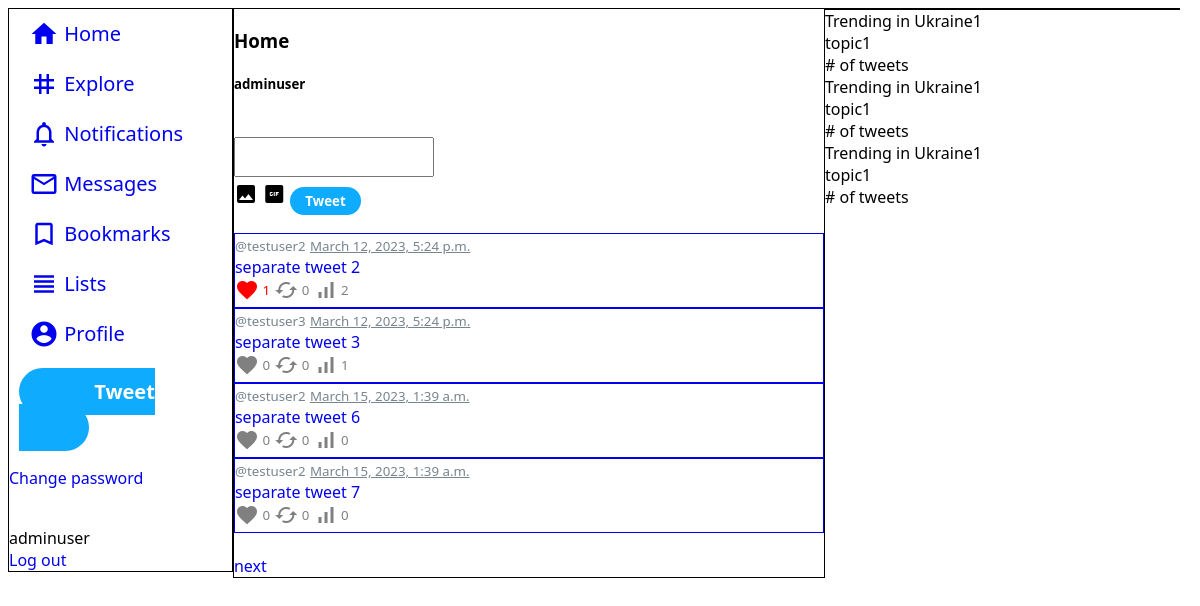
Page /feed/ (signed in) on the earlier database version.
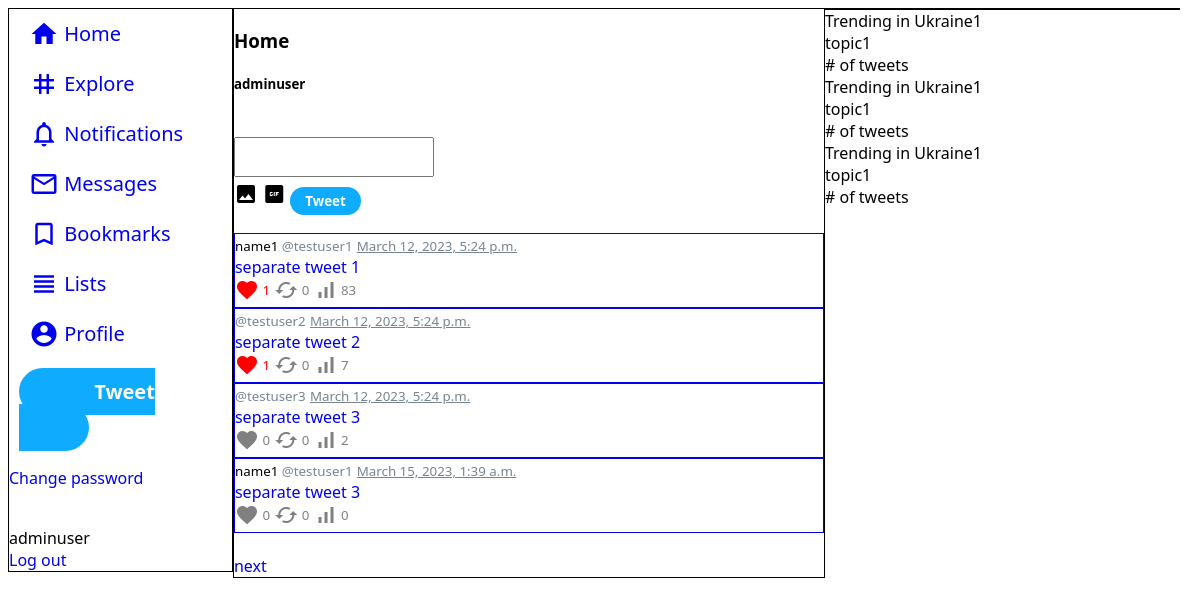
Same page on the later database version.
### twitter/models.py (models this page shows, shortened)
class Tweet(models.Model):
  author = models.ForeignKey(User, on_delete=models.CASCADE)
  text = models.TextField(max_length=280)
  when = models.DateTimeField(auto_now_add=True)  # first created. can edit tweets with twitter blue only
  replied_to = models.ForeignKey('self', on_delete=models.CASCADE, null=True, related_name='replied')
  retweeted_from = models.ForeignKey('self', on_delete=models.CASCADE, null=True, related_name='retweeted')
  pic1 = models.ImageField(upload_to='tweetpics', blank=True)
  pic2 = models.ImageField(upload_to='tweetpics', blank=True)
  pic3 = models.ImageField(upload_to='tweetpics', blank=True)
  pic4 = models.ImageField(upload_to='tweetpics', blank=True)
  likes = models.ManyToManyField(User, symmetrical=False, related_name='tweet_likes')
  retweets = models.ManyToManyField(User, symmetrical=False, related_name='tweet_retweets')
  replies = models.ManyToManyField('self', symmetrical=False, related_name='tweet_replies')
  views = models.IntegerField(default=0)
  is_pinned = models.BooleanField(default=False)

class User(AbstractUser):
  username_validator = UsernameValidator()
  email_validator = EmailValidator()
  url_validator = URLValidator()
  phone_validator = PhoneValidator()
  username = models.CharField(_("username"),
                              max_length=15, unique=True,
                              help_text=_("Required. 15 characters or fewer. Letters, digits and _ only."),
                              validators=[username_validator],
                              error_messages={"unique": _("A user with that username already exists."), }, )
  email = models.EmailField(_('email'),
                            unique=True,
                            error_messages={"unique": _("A user with that email already exists."), },
                            validators=[email_validator], )
  phone = models.CharField(_("phone"),
                           max_length=20, unique=True, blank=True, null=True,
                           help_text=_("Full phone number with country code"),
                           validators=[username_validator],
                           error_messages={"unique": _("A user with that phone number already exists."), }, )
  name = models.CharField(max_length=50)
  link = models.CharField(max_length=50, blank=True, validators=[url_validator])
  userpic = models.ImageField(default='default.jpg', upload_to='userpics')
  background = models.ImageField(default='default.jpg', upload_to='backgrounds')
  is_verified = models.BooleanField(default=False)
  bio = models.TextField(max_length=160, blank=True)
  blocked = models.ManyToManyField('self', symmetrical=False, related_name='user_blocked')
  muted = models.ManyToManyField('self', symmetrical=False, related_name='user_muted')
  followers = models.ManyToManyField('self', symmetrical=False, related_name='user_followers')
  following = models.ManyToManyField('self', symmetrical=False, related_name='user_following')
  conversations = models.ManyToManyField('Conversation', symmetrical=False, related_name='user_conversations')
  tweets = models.ManyToManyField('Tweet', symmetrical=False, related_name='user_tweets')
  likes = models.ManyToManyField('Tweet', symmetrical=False, related_name='user_likes')
  bookmarks = models.ManyToManyField('Tweet', symmetrical=False, related_name='user_bookmarks')
  notifications = models.ManyToManyField('Notification', symmetrical=False, related_name='user_notifications')
  is_private = models.BooleanField(default=False)
  lists = models.ManyToManyField('TweetList', symmetrical=False, related_name='user_lists')
  def __str__(self):
    return f'{self.username}'

### twitter/views.py (the view)
# urls.py: path('feed/', feed, name='feed'),
@login_required
def feed(request):
  try:
    current_user = User.objects.get(username=request.user)
    tweets=Tweet.objects.filter(replied_to__isnull=True).filter(author__in=current_user.following.all())
    paginator=Paginator(tweets,4)
    page_number=request.GET.get('page')
    page_obj=paginator.get_page(page_number)
    form = TweetCreateForm()
    return render(request,'twitter/feed.html',{'tweets':page_obj, 'form':form})
  except ObjectDoesNotExist:
    error_message = "does_not_exist"
    return render(request, 'twitter/userfeed.html', {'error_message': error_message})

### twitter/admin.py
class TweetCreateForm(forms.ModelForm):
  class Meta:
    model = Tweet
    fields = ("text", "pic1")

### twitter/templates/twitter/feed.html (shortened to what this page needs)
{% extends 'twitter/base.html' %}
{% block tweets %}
<section class="col mid">
<h3>Home</h3>
<h5>{{user}}</h5>
  <br>
{% include 'twitter/send_tweet.html' %}
{% include 'twitter/tweets.html' %}
</section>
{% endblock %}
{% block trends %}
<section class="col right"></section>
{% include 'twitter/trends.html' %}
{% endblock %}

### twitter/templates/twitter/tweets.html (shortened to what this page needs)
{% for tweet in tweets %}
<a class="tweet" href="{% url 'detail' tweet.author tweet.pk %}">
  <form style="display:inline;" action="{% url 'userfeed' tweet.author.pk %}">
    <button type="submit">
      <span class="tweet-userlink-name">{{tweet.author.name}}</span>
      <span class="tweet-userlink-username">@{{tweet.author.username}}</span>
    </button>
  <form style="display:inline;" action="{% url 'detail' tweet.author tweet.pk %}">
    <button class="tweet-userlink-time" type="submit">{{ tweet.when }}</button>
  </form>
    <div class="tweet-text">{{ tweet.text }}</div>
{% include 'twitter/tweet_buttons.html' %}
</a>
{% endfor %}
{% include 'twitter/tweet_pagination.html' %}

### twitter/templates/twitter/tweet_buttons.html (shortened to what this page needs)
{%if user in tweet.likes.all %}
<form style="display:inline" action="{% url 'dislike' tweet.pk %}" method="post">
  <button class="make-inactive-like" type="submit" name="tweet_pk" value="{{ tweet.pk }}">
    <span class="material-icons">favorite</span>
    <span class="counter">{{tweet.likes.count}}</span>
  </button>
</form>
{%else%}
  <form style="display:inline" action="{% url 'like' tweet.pk %}" method="post">
  <button class="make-active-like" type="submit" name="tweet_pk" value="{{ tweet.pk }}">
    <span class="material-icons make-active-like">favorite</span>
    <span class="counter">{{tweet.likes.count}}</span>
  </button>
</form>
{%endif%}
{%if user in tweet.retweets.all %}
<form style="display:inline" action="{% url 'unretweet' tweet.pk %}" method="post">
  {% csrf_token %}
  <button class="make-inactive-retweet" type="submit" name="tweet_pk" value="{{ tweet.pk }}">
    <span class="material-icons">cached</span>
    <span class="counter">{{tweet.retweets.count}}</span>
  </button>
</form>
{%else%}
  <form style="display:inline" action="{% url 'retweet' tweet.pk %}" method="post">
  <button class="make-active-retweet" type="submit" name="tweet_pk" value="{{ tweet.pk }}">
    <span class="material-icons">cached</span>
    <span class="counter">{{tweet.retweets.count}}</span>
  </button>
</form>
{%endif%}
<button class="views">
  <span class="material-icons make-active">signal_cellular_alt</span>
  <span class="counter">{{tweet.views}}</span>
</button>

Differences in the rows shown:
no longer on this page (row edited): Tweet: author.username "testuser2", when "March 15, 2023, 1:39 a.m.", text "separate tweet 6", likes.count "0", retweets.count "0", views "0"
no longer on this page (row edited): Tweet: author.username "testuser2", when "March 15, 2023, 1:39 a.m.", text "separate tweet 7", likes.count "0", retweets.count "0", views "0"
now on this page (row edited): Tweet: author.name "name1", author.username "testuser1", when "March 12, 2023, 5:24 p.m.", text "separate tweet 1", likes.count "1", retweets.count "0", views "83"
changed Tweet "separate tweet 2": views "2" → "7"
changed Tweet "testuser3": views "1" → "2"
now on this page (row unchanged): Tweet: author.name "name1", author.username "testuser1", when "March 15, 2023, 1:39 a.m.", text "separate tweet 3", likes.count "0", retweets.count "0", views "0"
